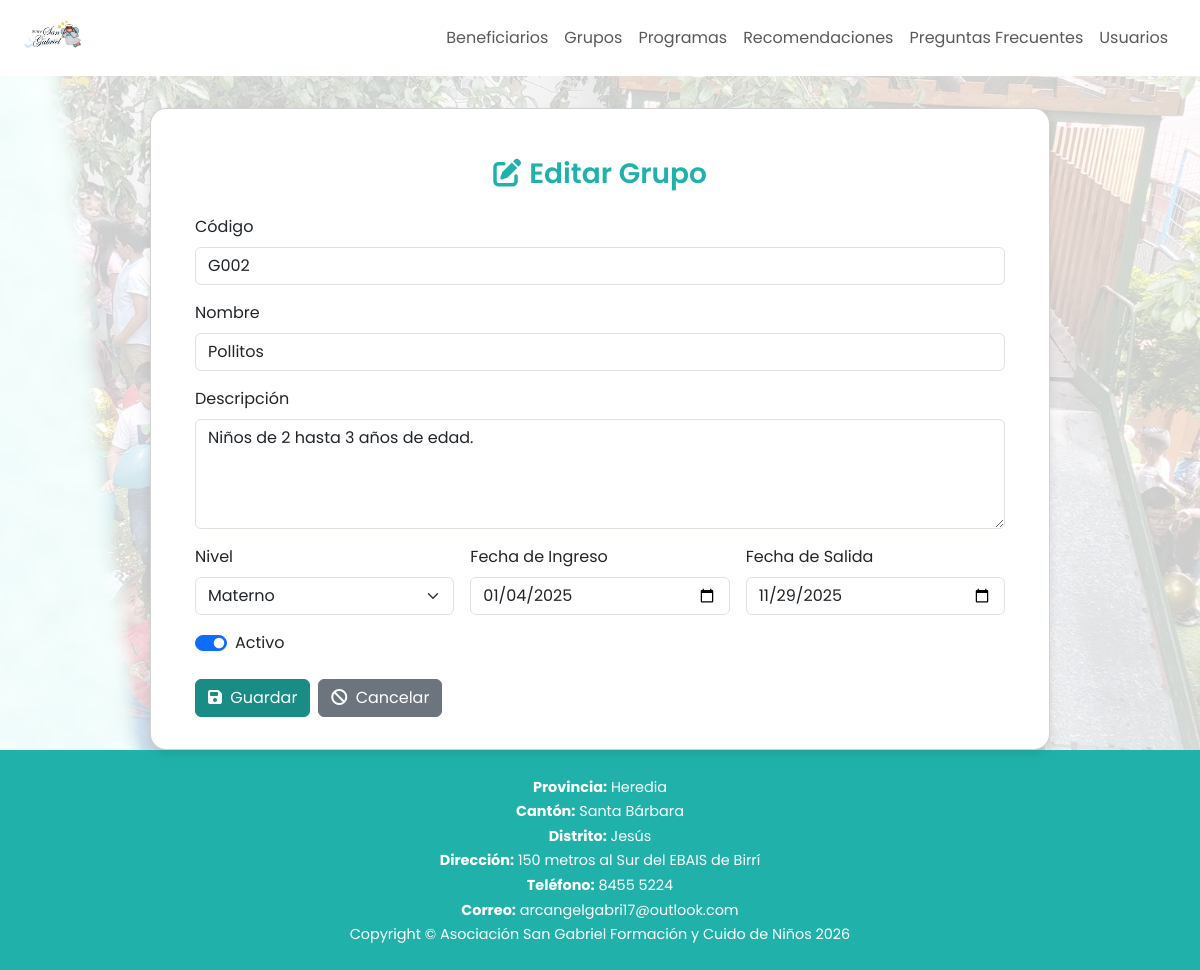
/Views/Grupos/editarGrupo.php?id=2 (signed in), run on the app's committed database.
### tables this page shows
CREATE TABLE `tbl_grupos` (
  `id_grupo` int NOT NULL,
  `codigo` varchar(10) NOT NULL,
  `nombre` varchar(50) NOT NULL,
  `descripcion` text,
  `nivel` varchar(50) DEFAULT NULL,
  `fecha_inicio` date DEFAULT NULL,
  `fecha_fin` date DEFAULT NULL,
  `estado` tinyint(1) DEFAULT '1'
);

### Views/Grupos/editarGrupo.php (the view, shortened to what this page needs)
<?php
$cn = abrirConexion();
$id = isset($_GET['id']) ? (int) $_GET['id'] : 0;
$stmt = $cn->prepare("SELECT id_grupo, codigo, nombre, descripcion, nivel, fecha_inicio, fecha_fin, estado
                      FROM tbl_grupos WHERE id_grupo = ?");
$stmt->bind_param("i", $id);
$stmt->execute();
$res = $stmt->get_result();
$grupo = $res->fetch_assoc();
?>
<!DOCTYPE html>
<html lang="en">
<head>
    <link href="../../Assets/css/bootstrap.min.css" rel="stylesheet">
    <link href="../../Assets/css/customStyles/editarGrupoStyle.css" rel="stylesheet">
    <link href="https://cdnjs.cloudflare.com/ajax/libs/font-awesome/6.5.2/css/all.min.css" rel="stylesheet">
</head>
<body>
    <nav>
        <?php include '../Layout/Navbars/navbar2.php' ?>
    </nav>
    <main>
        <div class="card">
            <div class="container mt-3">
                <h3 class="text-center mb-4" style="color: #20b2aa; font-weight: 600;">
                    <i class="fas fa-pen-to-square me-2"></i>Editar Grupo
                </h3>
                <form method="POST">
                    <div class="mb-3">
                        <label class="form-label">Código</label>
                        <input type="text" name="codigo" class="form-control" value="<?= htmlspecialchars($grupo['codigo']) ?>" required>
                    </div>
                    <div class="mb-3">
                        <label class="form-label">Nombre</label>
                        <input type="text" name="nombre" class="form-control" value="<?= htmlspecialchars($grupo['nombre']) ?>" required>
                    </div>
                    <div class="mb-3">
                        <label class="form-label">Descripción</label>
                        <textarea name="descripcion" class="form-control" rows="4"
                            required><?= htmlspecialchars($grupo['descripcion']) ?></textarea>
                    </div>
                    <div class="row g-3">
                        <div class="col-md-4">
                            <label class="form-label">Nivel</label>
                            <select name="nivel" class="form-select" required>
                                <option value="Materno" <?= $grupo['nivel'] == 'Materno' ? 'selected' : '' ?>>
                                    Materno
                                </option>
                            </select>
                        </div>
                        <div class="col-md-4">
                            <label class="form-label">Fecha de Ingreso</label>
                            <input type="date" name="fecha_inicio" class="form-control"
                                value="<?= htmlspecialchars($grupo['fecha_inicio']) ?>">
                        </div>
                        <div class="col-md-4">
                            <label class="form-label">Fecha de Salida</label>
                            <input type="date" name="fecha_fin" class="form-control"
                                value="<?= htmlspecialchars($grupo['fecha_fin']) ?>">
                        </div>
                    </div>
                    <div class="form-check form-switch mt-3">
                        <input class="form-check-input" type="checkbox" id="estado" name="estado" <?= $grupo['estado'] ? 'checked' : '' ?>>
                        <label class="form-check-label" for="estado">Activo</label>
                    </div>
                    <div class="mt-4 d-flex gap-2">
                        <button class="btn btn-success" type="submit">
                            <i class="fa-solid fa-floppy-disk me-1"></i> Guardar
                        </button>
                        <a class="btn btn-secondary" href="listaGrupos.php">
                            <i class="fa-solid fa-ban me-1"></i> Cancelar
                        </a>
                    </div>
                </form>
            </div>
        </div>
    </main>
    <footer>
        <?php include '../Layout/footer.php' ?>
    </footer>
</body>
</html>

### Assets/css/customStyles/editarGrupoStyle.css (style rules this page uses)
body { font-family: 'Poppins', sans-serif; background-color: #f0f9ff; }
main { flex: 1; background: url("../../img/background.jpg") center no-repeat; background-size: cover; min-height: 80vh; position: relative; display: flex; align-items: center; justify-content: center; }
main::before { content: ""; position: absolute; top: 0; left: 0; width: 100%; height: 100%; background-color: rgba(255, 255, 255, 0.8); z-index: 1; }
main>* { position: relative; z-index: 2; }
.card { padding: 2rem; margin-top: 2rem; width: 100%; max-width: 900px; border-radius: 1rem; box-shadow: 0 4px 10px rgba(0, 0, 0, 0.1); background-color: white; }
.btn-success { background-color: #198c85; border-color: #198c85; }
footer { background-color: #20b2aa; color: white; padding: 12px 20px; text-align: center; font-size: 0.9rem; }

### data on the page
tbl_grupos: codigo "G002", nombre "Pollitos", descripcion "Niños de 2 hasta 3 años de edad.", nivel "Materno", fecha_inicio "01/04/2025", fecha_fin "11/29/2025", estado "☑"

### other printed values
$label "Provincia"
$value "Heredia"
$label "Cantón"
$value "Santa Bárbara"
$label "Distrito"
$value "Jesús"
$label "Dirección"
$value "150 metros al Sur del EBAIS de Birrí"
$label "Teléfono"
$value "8455 5224"
$label "Correo"
$value "arcangelgabri17@outlook.com"
